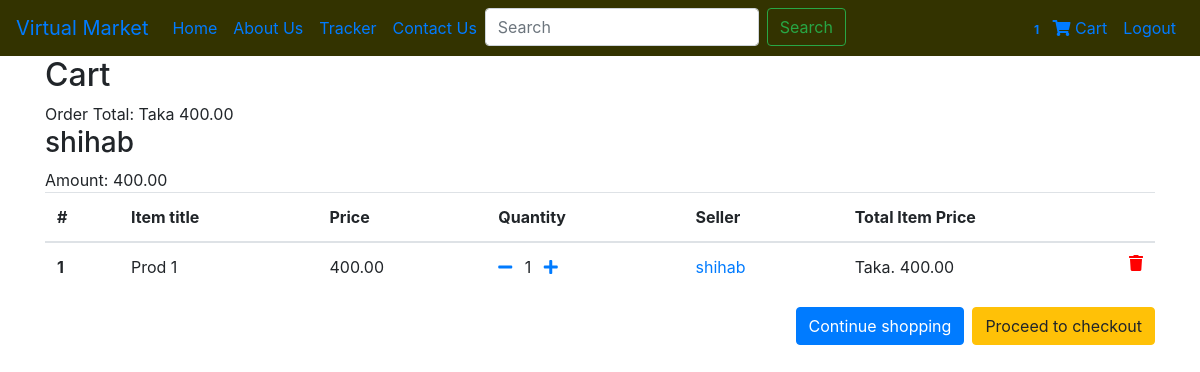
Page /order/order-summary/ (signed in) on the committed database.
### accounts/models.py (models this page shows)
class User(AbstractUser):
    is_seller = models.BooleanField(default=False)
    is_customer = models.BooleanField(default=False)

### orders/models.py (models this page shows, shortened)
class Order(models.Model):
    user = models.ForeignKey(settings.AUTH_USER_MODEL, on_delete=models.CASCADE)
    items = models.ManyToManyField(OrderItem)
    start_date = models.DateTimeField(auto_now_add=True)
    ordered_date = models.DateTimeField()
    ordered = models.BooleanField(default=False)
    billing_address = models.ForeignKey(
        'BillingAddress', on_delete=models.SET_NULL, blank=True, null=True)
    payment = models.ForeignKey(
        'Payment', on_delete=models.SET_NULL, blank=True, null=True)
    def get_total(self):
        total = 0
        for order_item in self.items.all():
            total += order_item.get_total_item_price()
        return total

class OrderItem(models.Model):
    user = models.ForeignKey(settings.AUTH_USER_MODEL, on_delete=models.CASCADE)
    item = models.ForeignKey(Product, on_delete=models.CASCADE)
    quantity = models.IntegerField(default=1)
    ordered = models.BooleanField(default=False)
    def get_total_item_price(self):
        return self.quantity * self.item.price

### store/models.py (models this page shows, shortened)
class Product(models.Model):
    name = models.CharField(max_length=50)
    category = models.ForeignKey(Category, on_delete=models.CASCADE,  null=True)
    price = models.DecimalField(max_digits=10, decimal_places=2, blank= True)
    description = models.CharField(max_length=300)
    publish_date = models.DateField()
    image = models.ImageField(upload_to='store/product_images', default="")
    seller = models.ForeignKey(User, on_delete=models.CASCADE)
    likes = models.ManyToManyField(settings.AUTH_USER_MODEL, related_name="likes", blank=True)

### orders/views.py (the view)
# urls.py: path('order-summary/', views.OrderSummaryView.as_view(), name='order-summary'),
class OrderSummaryView(View):
    def get(self, *args, **kwargs):
        try:
            order = Order.objects.get(user=self.request.user, ordered=False)
            order_total = order.get_total()
            seller_list = set()
            for items in order.items.all():
                seller_list.add(items.item.seller)
            order_list_price_list = {}
            for single_seller in seller_list:
                product_order_list = []
                total_seller_price = 0
                for items in order.items.all():
                    if items.item.seller == single_seller:
                        total_seller_price += items.item.price * items.quantity
                        product_order_list.append(items)
                order_list_price_list[single_seller] = [product_order_list, total_seller_price]
            context = {
                'object': order_list_price_list,
                'order_total': order_total,
            }
            return render(self.request, 'orders/order_summary.html', context)
        except ObjectDoesNotExist:
            messages.warning(self.request, "You do not have an active order")
            return redirect("home_view")

### orders/templatetags/cart_template_tags.py (called while the page is built)
@register.filter
def cart_item_count(user):
    if user.is_authenticated:
        qs = Order.objects.filter(user=user, ordered=False)
        if qs.exists():
            return qs[0].items.count()
        return 0

### orders/templates/orders/order_summary.html (shortened to what this page needs)
{% extends "store/basic.html" %}
{% block content %}
  <main>
    <div class="container">
    <div class="table-responsive text-nowrap">
    <h2>Cart </h2>
        Order Total: Taka {{ order_total }}
        <br>
        {% for key, value in object.items %}
            <h3> {{ key }} </h3>  Amount: {{ value.1 }}
            <table class="table">
                <thead>
                    <tr>
                        <th scope="col">#</th>
                        <th scope="col">Item title</th>
                        <th scope="col">Price</th>
                        <th scope="col">Quantity</th>
                        <th scope="col"> Seller </th>
                        <th scope="col">Total Item Price</th>
                    </tr>
                </thead>
                <tbody>
                    {% for order_item in value.0  %}
                    <tr>
                    <th scope="row">{{ forloop.counter }}</th>
                    <td>{{ order_item.item.name }}</td>
                    <td>{{ order_item.item.price }}</td>
                    <td>
                        <a href="{% url 'remove-single-item-from-cart' order_item.item.id %}"><i class="fas fa-minus mr-2"></i></a>
                        {{ order_item.quantity }}
                        <a href="{% url 'add-single-item-in-cart' order_item.item.id %}"><i class="fas fa-plus ml-2"> </i></a>
                    </td>
                    <td>
                        <a href="{% url 'store_view' order_item.item.seller.username  %}">
                            {{ order_item.item.seller.username }}
                        </a>
                    </td>
                    <td>
                        Taka. {{ order_item.get_total_item_price }}
                    <a style='color: red;' href="{% url 'remove-from-cart' order_item.item.id %}">
                        <i class="fas fa-trash float-right"></i>
                    </a>
                    </td>
                     </tr>
                    {% endfor %}
                 </tbody>
            </table>
            {% empty %}
            <tr>
                <td colspan='8'>Your cart is empty</td>
                <a class='btn btn-primary float-right' href='{% url 'home_view' %}'>Continue shopping</a>
            </tr>
        {% endfor %}
        {% if object|length > 0 %}
        <tr>
            <td colspan="5">
            <a class='btn btn-warning float-right ml-2' href='{% url 'checkout' %}' >Proceed to checkout</a>
            <a class='btn btn-primary float-right' href='{% url 'home_view' %}'>Continue shopping</a>
            </td>
        </tr>
        {% endif %}
    </div>
    </div>
  </main>
{% endblock content %}

### store/templates/store/basic.html (shortened to what this page needs)
{% load cart_template_tags %}
{% load staticfiles %}
<!doctype html>
<html lang="en">
    <head>
        <link rel="stylesheet" href="https://stackpath.bootstrapcdn.com/bootstrap/4.2.1/css/bootstrap.min.css"
>
        <link rel="stylesheet" href="https://use.fontawesome.com/releases/v5.8.1/css/all.css">
    </head>
    <body>
        <nav class="navbar navbar-expand-lg " style="background-color: #333300;">
            <a class="navbar-brand" href="{% url 'home_view' %}">Virtual Market</a>
            <div class="collapse navbar-collapse" id="navbarSupportedContent">
                <ul class="navbar-nav mr-auto">
                    <li class="nav-item">
                        <a class="nav-link" href="{% url 'home_view' %}">Home <span class="sr-only">(current)</span></a>
                    </li>
                    <li class="nav-item">
                        <a class="nav-link" href="#">About Us</a>
                    </li>
                    <li class="nav-item">
                        <a class="nav-link" href="{% url 'tracker' %}">Tracker</a>
                    </li>
                    <li class="nav-item">
                        <a class="nav-link" href="#">Contact Us</a>
                    </li>
                    <li>
                        <form class="form-inline my-2 my-lg-0">
                            <input class="form-control mr-sm-2" type="search" placeholder="Search" aria-label="Search">
                            <button class="btn btn-outline-success my-2 my-sm-0" type="submit">Search</button>
                        </form>
                    </li>
                </ul>
                <ul class="navbar-nav nav-flex-icons">
                    {% if request.user.is_authenticated %}
                        <li class="nav-item">
                        <a href="{% url 'order-summary' %}" class="nav-link waves-effect">
                        <span class="badge red z-depth-1 mr-1"> {{ request.user|cart_item_count }} </span>
                        <i class="fas fa-shopping-cart"></i>
                        <span class="clearfix d-none d-sm-inline-block"> Cart </span>
                        </a>
                        </li>
                        <li class="nav-item">
                        <a class="nav-link waves-effect" href=" {% url 'logout' %} ">
                        <span class="clearfix d-none d-sm-inline-block"> Logout </span>
                        </a>
                        </li>
                    {% endif %}
                    </ul>
            </div>
        </nav>
  {% block content %} {% endblock %}
  </body>
</html>

### rows in the picture
User: user|cart_item_count "1"
User: username "shihab", value "400.00"
OrderItem: item.name "Prod 1", item.price "400.00", quantity "1", item.seller.username "shihab", get_total_item_price "400.00"

### other values in the picture
{{ order_total }} "400.00"
